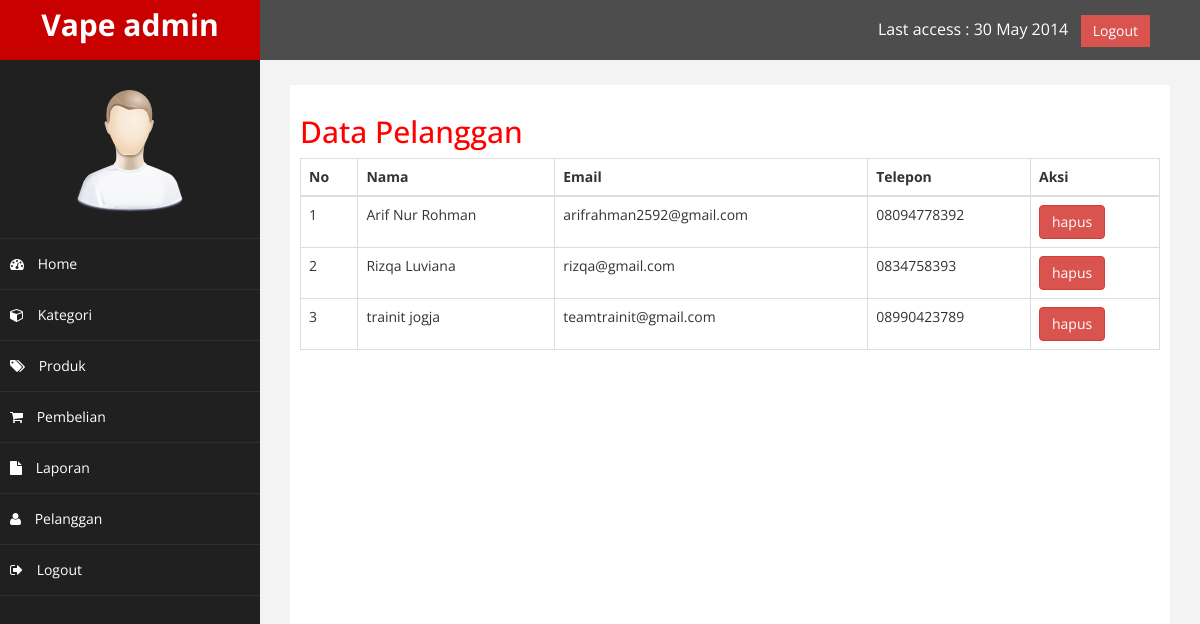
Page /admin/index.php?halaman=pelanggan (signed in) on the committed database.
### tables this page shows
CREATE TABLE `pelanggan` (
  `id_pelanggan` int(11) NOT NULL,
  `email_pelanggan` varchar(100) NOT NULL,
  `password_pelanggan` varchar(50) NOT NULL,
  `nama_pelanggan` varchar(100) NOT NULL,
  `telepon_pelanggan` varchar(25) NOT NULL,
  `alamat_pelanggan` text NOT NULL
);

### admin/pelanggan.php (the view)
<h2>Data Pelanggan</h2>
<table class="table table-bordered">
    <thead>
        <tr>
            <th>No</th>
            <th>Nama</th>
            <th>Email</th>
            <th>Telepon</th>
            <th>Aksi</th>
        </tr>
    </thead>
    <tbody>
        <?php $nomor = 1; ?>
        <?php $ambil = $koneksi->query("SELECT * FROM pelanggan"); ?>
        <?php while ($pecah = $ambil->fetch_assoc()) { ?>
            <tr>
                <td><?php echo $nomor; ?></td>
                <td><?php echo $pecah['nama_pelanggan']; ?></td>
                <td><?php echo $pecah['email_pelanggan']; ?></td>
                <td><?php echo $pecah['telepon_pelanggan']; ?></td>
                <td>
                    <a href="" class="btn-danger btn">hapus</a>
                </td>
            </tr>
            <?php $nomor++; ?>
        <?php } ?>
    </tbody>
</table>

### admin/assets/css/custom.css (style rules this page uses)
body { font-family: 'Open Sans', sans-serif; }
h2 { color: #f00; }

### rows in the picture
pelanggan: nama_pelanggan "Arif Nur Rohman", email_pelanggan "arifrahman2592@gmail.com", telepon_pelanggan "08094778392"
pelanggan: nama_pelanggan "Rizqa Luviana", email_pelanggan "rizqa@gmail.com", telepon_pelanggan "0834758393"
pelanggan: nama_pelanggan "trainit jogja", email_pelanggan "teamtrainit@gmail.com", telepon_pelanggan "08990423789"
